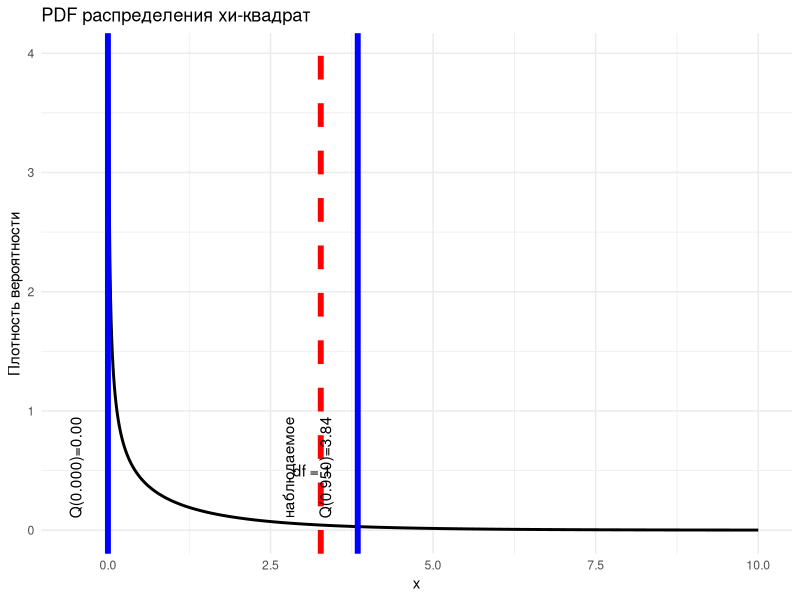
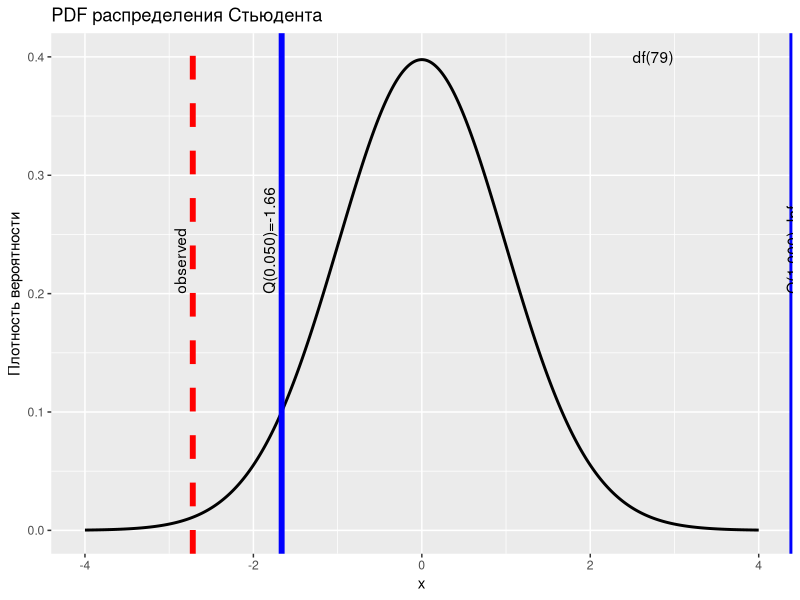
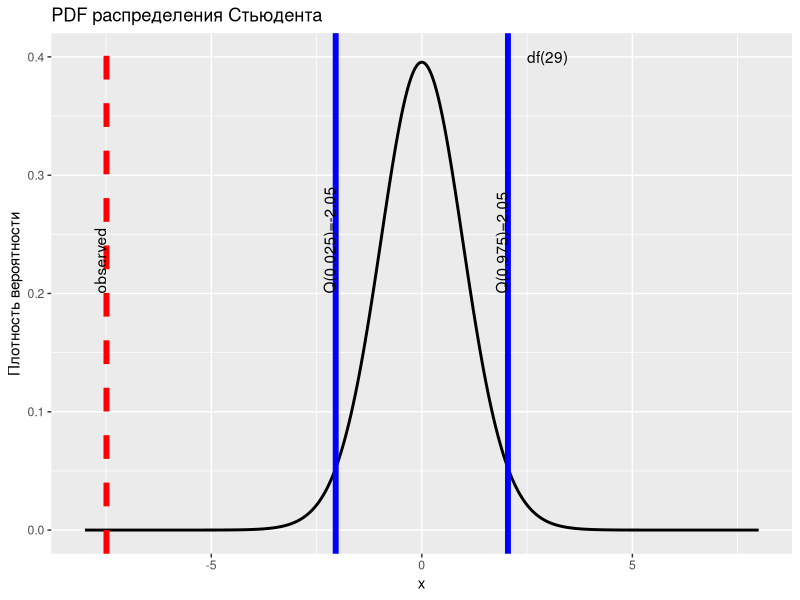
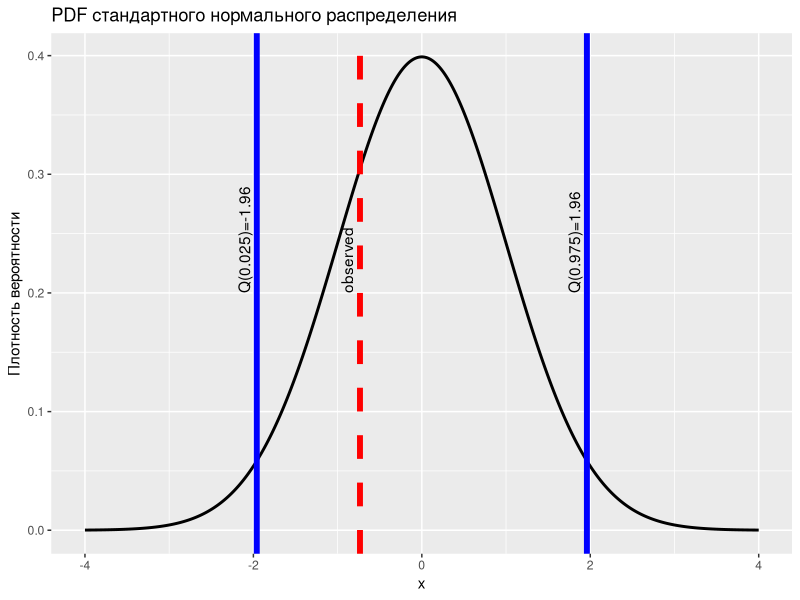
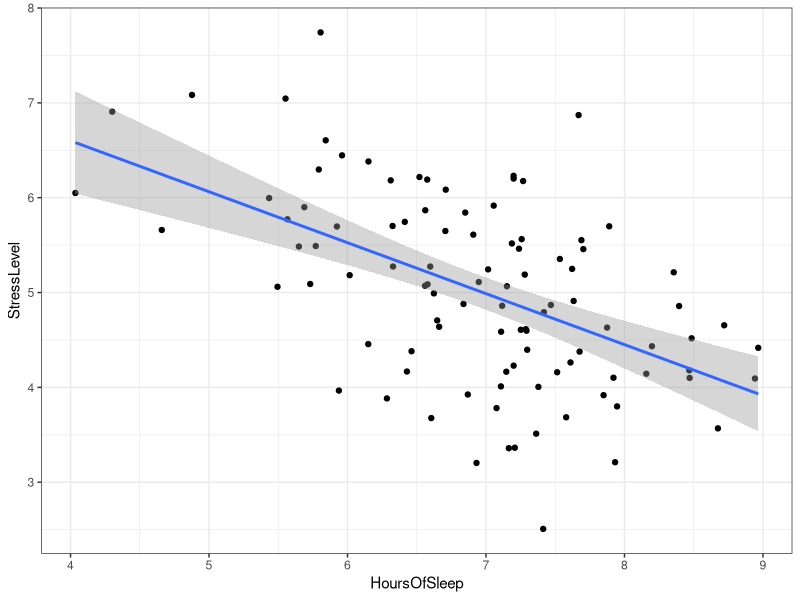

R code for these plots, in order:
## ---- chunk 1
knitr::opts_chunk$set(echo = TRUE)
library(dplyr)
## ---- chunk 2
# Воспроизводимость результатов
set.seed(45)

# Общий размер выборки 
sample_size <- 100

# Генерация данных по физической активности (бинарная переменная) в фиксированном соотношении 1:1
activity <- c(rep(1, sample_size/2), rep(0, sample_size/2)) 

# Генерация данных по наличию сердечно-сосудистых заболеваний (бинарная переменная)
# У активных людей меньше вероятность заболеть (0.5 vs 0.6)

cardio <- c(rbinom(sample_size/2, size = 1, prob = 0.5), rbinom(sample_size/2, size = 1, prob = 0.6))
## ---- chunk 3
qchisq(p = 0.95, df = 1)
## ---- chunk 4
# Создание таблицы сопряженности (замените своими данными)
m <- table(data.frame(activity = activity, cardio = cardio))
rownames(m) <- c("нет", "да")
colnames(m) <- c("нет", "да")

# Проведение теста хи-квадрат для ассоциации
chi_result <- chisq.test(m, correct = F)
chi_result$statistic
## ---- chunk 5
# Загрузка необходимых библиотек
library(ggplot2)

# Расчет наблюдаемого значения хи-квадрат (замените на ваше фактическое наблюдаемое значение)
observed_chi_squared <- chi_result$statistic  # Замените на ваше реальное наблюдаемое значение

# Определение степеней свободы для распределения хи-квадрат
df <- 1  # Подстраивайте степени свободы по мере необходимости

# Создание последовательности значений x
x_values <- seq(0.01, 10, by = 0.01)  # Подстраивайте диапазон и шаг по мере необходимости

# Расчет значений PDF для распределения хи-квадрат
pdf_chi_squared <- dchisq(x_values, df)

# Квантили
quantiles <- c(0, 0.95)

# Расчет критических значений для распределения хи-квадрат
critical_value_lower <- qchisq(quantiles[1], df)
critical_value_upper <- qchisq(quantiles[2], df)



# Создание data frame для построения графика
pdf_data <- data.frame(x = x_values, Probability = pdf_chi_squared)

# Создание графика PDF для визуализации распределения хи-квадрат
ggplot(pdf_data, aes(x = x, y = Probability)) +
  geom_line(size = 1, color = "black") +
  labs(title = "PDF распределения хи-квадрат", x = "x", y = "Плотность вероятности") +
  theme_minimal() +
  geom_vline(xintercept = c(critical_value_lower, critical_value_upper, observed_chi_squared),
             linetype = c("solid", "solid", "dashed"),
             color = c("blue", "blue", "red"),
             size = c(2, 2, 2)) +
  annotate("text", x = critical_value_lower - 0.5, y = 0.1, label = sprintf("Q(%.3f)=%.2f", quantiles[1], critical_value_lower), hjust = 0, angle = 90) +
  annotate("text", x = critical_value_upper - 0.5, y = 0.1, label = sprintf("Q(%.3f)=%.2f", quantiles[2], critical_value_upper), hjust = 0, angle = 90) +
  annotate("text", x = observed_chi_squared - 0.5, y = 0.1, label = 'наблюдаемое', hjust = 0, angle = 90) +
  annotate("text", x = critical_value_upper - 1, y = 0.5, label = sprintf("df = %.0f", df), hjust = 0)
## ---- chunk 6
# Воспроизводимость результатов
set.seed(45)

# Общий размер выборки
sample_size <- 30

# Генерация данных по физической активности (бинарная переменная) в фиксированном соотношении 1:1
activity <- c(rep(1, sample_size/2), rep(0, sample_size/2)) 

# Генерация данных по наличию сердечно-сосудистых заболеваний (бинарная переменная)
# У активных людей меньше вероятность заболеть (0.5 vs 0.6)

cardio <- c(rbinom(sample_size/2, size = 1, prob = 0.5), rbinom(sample_size/2, size = 1, prob = 0.6))

m <- table(data.frame(activity = activity, cardio = cardio))
print(m)
## ---- chunk 7
# Проведение теста хи-квадрат для ассоциации
chi_result <- chisq.test(m, simulate.p.value = TRUE, B = 10000)

chi_result
## ---- chunk 8

# Воспроизводимость результатов
set.seed(42)

# Размер выборки (в каждой группе)
sample_size <- 80

# В популяции c экспериментальным методом лечения средний уровень систолического артериального давления меньше (130 vs 135 mm) 
# Генерация данных для группы с новым методом лечения 
group1 <- rnorm(sample_size, 130, 10)  # экспериментальная группа

# Генерация данных для группы со стандартным лечением
group2 <- rnorm(sample_size, 135, 8)  # контрольная группа

## ---- chunk 9
qt(p = 0.05, df = 158)
## ---- chunk 10
t_result <- t.test(group1, group2, var.equal = F, alternative = "less")
t_result$statistic
## ---- chunk 11

# Загрузка необходимого пакета ggplot2
library(ggplot2)

#?quantile

observed=t_result$statistic

# Define the degrees of freedom for the t-distribution
df <- 79  # Degrees of freedom

# Create a sequence of x values
x_values <- seq(-4, 4, by = 0.01)  # Adjust the range and step size as needed

# Calculate the PDF values for the t-distribution
pdf_t <- dt(x_values, df)

# Квантили
quantiles <- c(0.05, 1)

#quantile_values <- qnorm(quantiles, mean = 0, sd = 1)

t_critical_low <- qt(quantiles[1], df = df)
t_critical_up <-  qt(quantiles[2], df = df)

# Create a data frame for plotting
pdf_data <- data.frame(x = x_values, Probability = pdf_t)

# Создание графика PDF для визуализации стандартного нормального распределения
ggplot(pdf_data, aes(x = x)) +
  geom_line(aes(y = Probability), linewidth = 1, color = "black", linetype = "solid") +
  geom_vline(xintercept = t_critical_low, linewidth = 2, linetype = "solid", color = "blue") +
  geom_vline(xintercept = t_critical_up, linewidth = 2, linetype = "solid", color = "blue") +
  geom_vline(xintercept = observed, linewidth = 2, linetype = "dashed", color = "red") +
  annotate("text", x = t_critical_low-0.15, y = 0.2, label = sprintf("Q(%.3f)=%.2f", quantiles[1], t_critical_low), hjust = 0, angle = 90) +
  annotate("text", x = t_critical_up-0.15, y = 0.2, label = sprintf("Q(%.3f)=%.2f", quantiles[2], t_critical_up), hjust = 0, angle = 90) +
  annotate("text", x = observed-0.15, y = 0.2, label = 'observed', hjust = 0, angle = 90)+
  annotate("text", x = 2.5, y = 0.4, label = sprintf("df(%.0f)", df), hjust = 0)+
  labs(title = "PDF распределения Стьюдента", x = "x", y = "Плотность вероятности")


## ---- chunk 12
# Воспроизводимость результатов
set.seed(42)

# Размер выборки 
sample_size <- 30

# В популяции до реабилитации средний уровень физической активности меньше (50 vs 60) 
# Генерация данных до реабилитации
before <- rbinom(sample_size, size = 100, prob = 0.5)

# Генерация данных после реабилитации
after <- rbinom(sample_size, size = 100, prob = 0.6)  

mean(before)
mean(after)
## ---- chunk 13
qt(p = 0.025, df = 29)
## ---- chunk 14
t_result <- t.test(before, after, paired = T)
t_result$statistic
## ---- chunk 15

# Загрузка необходимого пакета ggplot2
library(ggplot2)

#?quantile

observed=t_result$statistic

# Define the degrees of freedom for the t-distribution
df <- 29  # Degrees of freedom

# Create a sequence of x values
x_values <- seq(-8, 8, by = 0.01)  # Adjust the range and step size as needed

# Calculate the PDF values for the t-distribution
pdf_t <- dt(x_values, df)

# Квантили
quantiles <- c(0.025, 0.975)

#quantile_values <- qnorm(quantiles, mean = 0, sd = 1)

t_critical_low <- qt(quantiles[1], df = df)
t_critical_up <-  qt(quantiles[2], df = df)

# Create a data frame for plotting
pdf_data <- data.frame(x = x_values, Probability = pdf_t)

# Создание графика PDF для визуализации стандартного нормального распределения
ggplot(pdf_data, aes(x = x)) +
  geom_line(aes(y = Probability), linewidth = 1, color = "black", linetype = "solid") +
  geom_vline(xintercept = t_critical_low, linewidth = 2, linetype = "solid", color = "blue") +
  geom_vline(xintercept = t_critical_up, linewidth = 2, linetype = "solid", color = "blue") +
  geom_vline(xintercept = observed, linewidth = 2, linetype = "dashed", color = "red") +
  annotate("text", x = t_critical_low-0.15, y = 0.2, label = sprintf("Q(%.3f)=%.2f", quantiles[1], t_critical_low), hjust = 0, angle = 90) +
  annotate("text", x = t_critical_up-0.15, y = 0.2, label = sprintf("Q(%.3f)=%.2f", quantiles[2], t_critical_up), hjust = 0, angle = 90) +
  annotate("text", x = observed-0.15, y = 0.2, label = 'observed', hjust = 0, angle = 90)+
  annotate("text", x = 2.5, y = 0.4, label = sprintf("df(%.0f)", df), hjust = 0)+
  labs(title = "PDF распределения Стьюдента", x = "x", y = "Плотность вероятности")


## ---- chunk 16
t_result
## ---- chunk 17

# Воспроизводимость результатов
set.seed(42)

# Общий размер выборки
sample_size <- 200

# В популяции экспериментального лечения вероятность нормальной физической активности больше (0.7 vs 0.65)
# Генерация данных по статусу лечение (бинарная переменная, новый метод или стандарт) в фиксированном соотношении 1:1
treatment <- c(rep(1, sample_size/2), rep(0, sample_size/2))

# Генерация данных по физической активности после лечения (бинарная переменная)
activity <-  c(rbinom(sample_size/2, size = 1, prob = 0.7), rbinom(sample_size/2, size = 1, prob = 0.65))

table(data.frame(treatment = treatment, activity = activity))
## ---- chunk 18
qnorm(0.025, mean = 0, sd = 1)
## ---- chunk 19
# Функция для проведения z-теста для двух независимых долей
performTwoProportionZTest <- function(n1, x, n2, y) {
  # Расчет долей успешных исходов в выборках
  p1 <- x / n1
  p2 <- y / n2

  # Расчет объединенной доли успешных исходов
  P <- (x + y) / (n1 + n2)

  # Расчет стандартной ошибки
  SQ <- P * (1 - P) * (1/n1 + 1/n2)

  # Выполнение z-теста
  z_test_result <- (p1 - p2) / sqrt(SQ)

  return(z_test_result)
}

# Использование функции:
n1 <- 100  # Общее количество попыток для выборки 1
x <- 61  # Количество успешных исходов для выборки 1

n2 <- 100  # Общее количество попыток для выборки 2
y <- 66   # Количество успешных исходов для выборки 2

z_test_result <- performTwoProportionZTest(n1, x, n2, y)
print(z_test_result)
## ---- chunk 20

# Загрузка необходимого пакета ggplot2
library(ggplot2)

#?quantile

observed= z_test_result

# Создание последовательности значений x
x_values <- seq(-4, 4, by = 0.01)

# Расчет значений Плотности Вероятности (PDF) для стандартного нормального распределения
pdf_normal <- dnorm(x_values, mean = 0, sd = 1)

# Квантили
quantiles <- c(0.025, 0.975)

quantile_values <- qnorm(quantiles, mean = 0, sd = 1)

# Создание данных для построения графика
pdf_data <- data.frame(x = x_values, Probability = pdf_normal)

# Создание графика PDF для визуализации стандартного нормального распределения
ggplot(pdf_data, aes(x = x)) +
  geom_line(aes(y = Probability), linewidth = 1, color = "black", linetype = "solid") +
  geom_vline(xintercept = quantile_values, linewidth = 2, linetype = "solid", color = "blue") +
  geom_vline(xintercept = observed, linewidth = 2, linetype = "dashed", color = "red") +
  annotate("text", x = quantile_values[1]-0.15, y = 0.2, label = sprintf("Q(%.3f)=%.2f", quantiles[1], quantile_values[1]), hjust = 0, angle = 90) +
  annotate("text", x = quantile_values[2]-0.15, y = 0.2, label = sprintf("Q(%.3f)=%.2f", quantiles[2], quantile_values[2]), hjust = 0, angle = 90) +
  annotate("text", x = observed-0.15, y = 0.2, label = 'observed', hjust = 0, angle = 90)+
  labs(title = "PDF стандартного нормального распределения", x = "x", y = "Плотность вероятности")

## ---- chunk 21
# Воспроизводимость результатов
set.seed(42)

# Размер выборки
sample_size <- 50

# Генерация данных до медитации (бинарная переменная)
before <- rbinom(sample_size, size = 1, prob = 0.4)

# Генерация данных после медитации (бинарная переменная). После медитации вероятность наличия стресса меньше (0.2 vs 0.4)
after <- rbinom(sample_size, size = 1, prob = 0.2)

m <- table(data.frame(before = before, after = after))
print(m)
## ---- chunk 22
qchisq(p = 0.95, df = 1)
## ---- chunk 23
mcnemar.test(m)
## ---- chunk 24

# Воспроизводимость результатов
set.seed(42)

# Размер выборки для каждой группы
sample_size <- 20


# В популяции c экспериментальным методом лечения среднее депрессии меньше (55 vs 68) 
# Генерация данных для экспериментальной группы 
group1 <- rbinom(sample_size, size = 100, prob = 0.55) # экспериментальная группа

# Генерация данных для группы со стандартным лечением
group2 <- rbinom(sample_size, size = 100, prob = 0.68) # контрольная группа
## ---- chunk 25
wilcox.test(group2, group1)
## ---- chunk 26
library(mvtnorm) # библиотека mvtnorm для работы с многомерным нормальным распределением

# Воспроизводимость результатов
set.seed(42)

# Размер выборки
sample_size <- 100

# Средние значения для длительности сна (HoursOfSleep) и уровня стресса (StressLevel) в популяции
means <- c(7, 5)  

# Матрица ковариации. В ислледуемой популяции HoursOfSleep и StressLevel ассоциированы отрицательно (r = -0.5)
cov_matrix <- matrix(c(1, -0.5, -0.5, 1), nrow = 2)

df <- rmvnorm(n = sample_size, 
              mean = means, 
              sigma = cov_matrix) %>% 
      as_tibble() %>%
      setNames(c("HoursOfSleep", "StressLevel"))  

## ---- chunk 27
df%>%
  ggplot(aes(x = HoursOfSleep, y = StressLevel))+
  geom_point()+
  theme_bw()+
  geom_smooth(method = "lm")
## ---- chunk 28
cor.test(df$HoursOfSleep, df$StressLevel)
